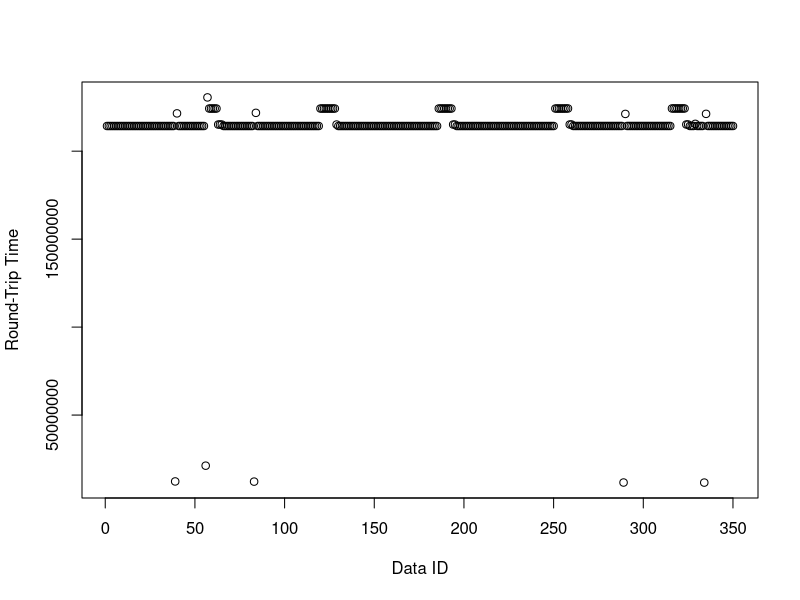
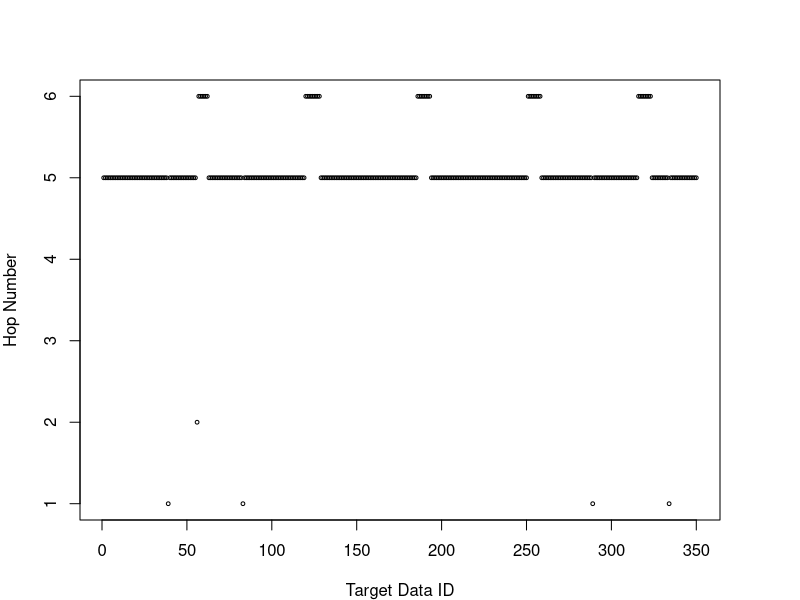
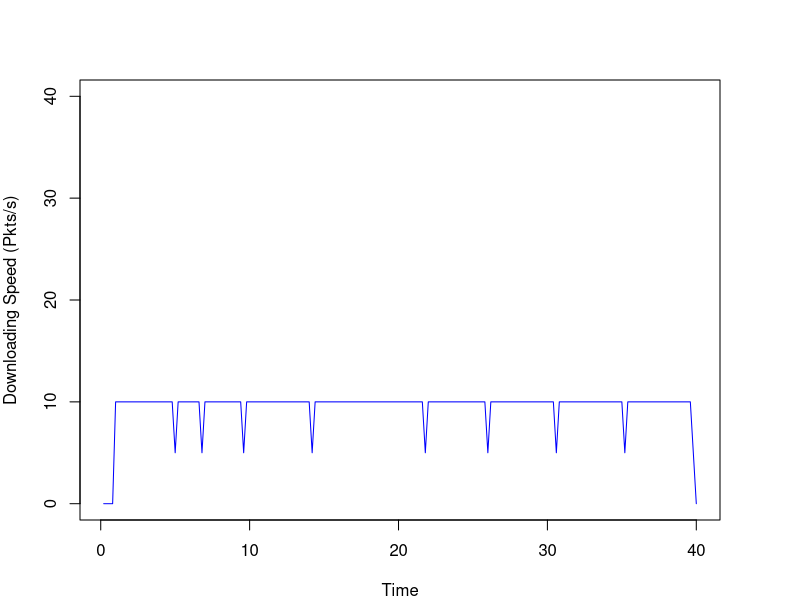

Source code (R) for these figures, in order:
# Read Raw Data
rawData <- readLines("full.txt")
options(scipen=999)

# Extract Data Data
dataPattern <- "^\\+([.0-9]*).* < DATA for ([0-9]*)$"
dataData <- regmatches(rawData, gregexpr(dataPattern, rawData))
dataData <- dataData[grep(dataPattern, dataData)]
for (i in 1:length(dataData)) {
  dataData[i] <- sub(dataPattern, "\\1 \\2", dataData[i])
}

# Extract Interest Data
interestPattern <- "^\\+([.0-9]*).*Interest for ([0-9]*).*$"
interestData <- regmatches(rawData, gregexpr(interestPattern, rawData))
interestData <- interestData[grep(interestPattern, interestData)]
for (i in 1:length(interestData)) {
  interestData[i] <- sub(interestPattern, "\\1 \\2", interestData[i])
}

# Extract Hop Data
hopcountPattern <- "^\\+([.0-9]*).*Hop count: ([0-9]*)$"
hopData <- regmatches(rawData, gregexpr(hopcountPattern, rawData))
hopData <- hopData[grep(hopcountPattern, hopData)]
for (i in 1:length(hopData)) {
  hopData[i] <- sub(hopcountPattern, "\\1 \\2", hopData[i])
}

# Calculate RTT
df <- data.frame(index = numeric(length(dataData)),
                 sending = numeric(length(dataData)),
                 recieving = numeric(length(dataData)),
                 rtt = numeric(length(dataData)),
                 hopcount = numeric(length(dataData)),
                 stringsAsFactors = FALSE)

for (i in 1:length(dataData)) {
  item <- strsplit(as.character(dataData[i]), " ")
  index <- as.numeric(item[[1]][2])
  df$index[i] <- index
  recieveTime <- as.numeric(item[[1]][1])
  for (j in length(interestData):1) {
    item2 <- strsplit(as.character(interestData[j]), " ")
    index2 <- as.numeric(item2[[1]][2])
    sendTime <- as.numeric(item2[[1]][1])
    if (index2 - index == 0) {
      df$sending[i] <- sendTime
      df$recieving[i] <- recieveTime
      df$rtt[i] <- (recieveTime*1000000000 - sendTime*1000000000)# - 214296000
      break
    }
  }
  item3 <- strsplit(as.character(hopData[i]), " ")
  df$hopcount[i] <- as.numeric(item3[[1]][2])
}

# show plot
plot(df$rtt[1:350], xlab="Data ID", ylab="Round-Trip Time")
pdf("full-hop-count.pdf",width=7,height=4) 
par(mar=c(4,4,4,4))
plot(df$hopcount[1:350], 
     xlab="Target Data ID", ylab="Hop Number", 
     ylim = c(1, 6),
     pch = 1, cex=0.5)
dev.off()
rttsum <- summary(df$rtt[1:100])

# packets received per sencod
scale <- 0.2
table_row <- 40/scale
df2 <- data.frame(second = numeric(table_row),
                  packetNum = numeric(table_row),
                  stringsAsFactors = FALSE)
for (i in 1:table_row) {
  df2$second[i] <- i*scale
  counter <- 0
  for (j in 1:nrow(df)) {
    recieveTime <- df$recieving[j]
    if (recieveTime <= i*scale && recieveTime > (i - 1)*scale ) {
      counter <- counter + 1
    }
  }
  df2$packetNum[i] <- counter
}
pdf("full-downloading.pdf",width=7,height=4)
par(mar=c(4,4,4,4))
plot(df2$second[1:table_row], df2$packetNum[1:table_row]*(1/scale), 
     xlab="Time", ylab="Downloading Speed (Pkts/s)",
     ylim = c(0, 40),
     type="l", col="blue", cex=0.5, mar=c(0,0,0,0))
dev.off()
